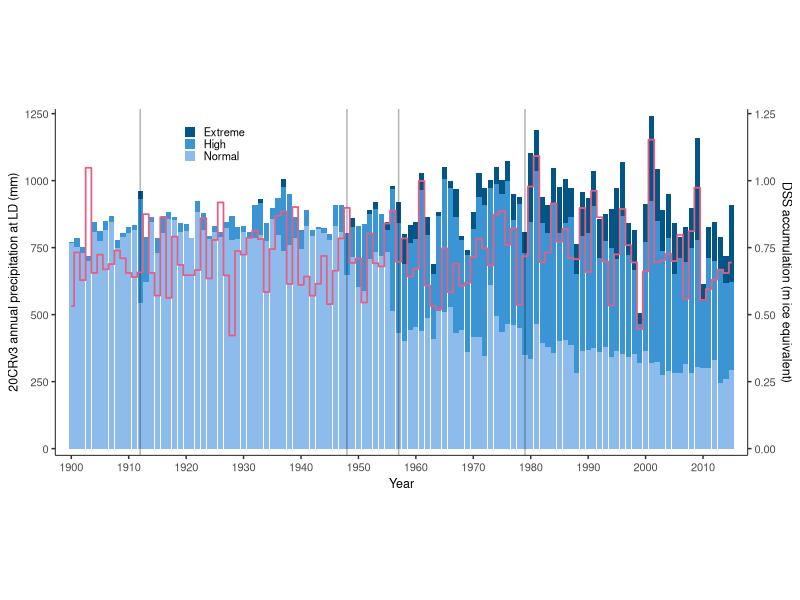
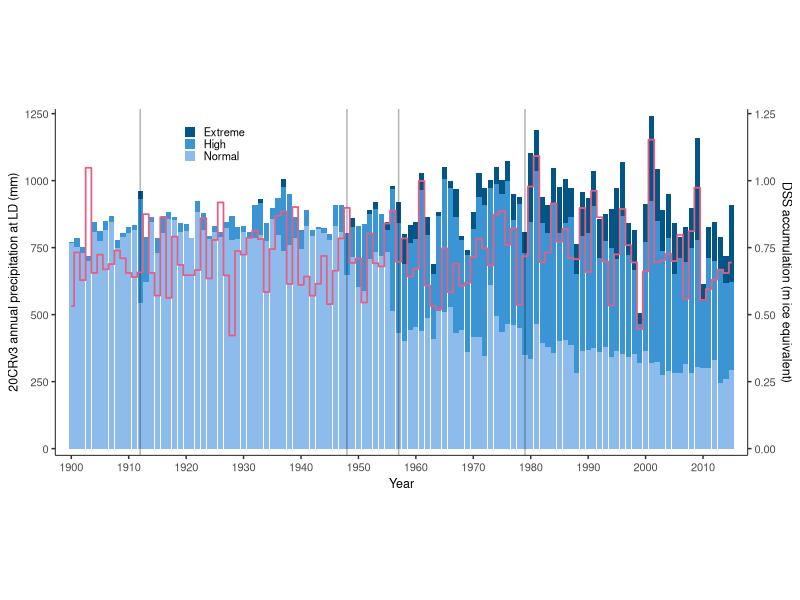

The R script that drew these images, in order:
## ---- chunk 1
#rm(list = ls()) # clear memory
library(tidyverse)
library(dplyr)
library(ggplot2)
## ---- chunk 2
# this csv contains each day from 1900-01-01 to 2015-12-01, the node, the 20cr precip, the precip type
daily <- read_csv("daily_node_precip.csv")
head(daily)
## ---- chunk 3
annual_PA<-read_csv("annual_accum_precip_LD.csv")
head(annual_PA)
## ---- chunk 4


# make df that shows the total precip for each type by year
E99_LD <- daily %>%
  group_by(Type,year) %>%
  dplyr::summarise(total_precip=sum(precip_daily), count = length(Type))


head(E99_LD)
## ---- chunk 5
# order the levels of type_LD so that it plots with Normal on the bottom, then High, then Extreme
E99_LD$Type<-factor(E99_LD$Type, levels=c("Extreme","High","Normal"))
head(E99_LD)
## ---- chunk 6
ggplot() +
  geom_col(E99_LD, mapping = aes(fill=Type, x=year, y=total_precip)) +
  geom_vline(xintercept=c(1912, 1948, 1957, 1979), alpha=0.3) +
  guides(fill = guide_legend(reverse=TRUE)) +
  scale_fill_manual(values=c(
    "#8DBBEC",
    "#3B94D4",
    "#035586"),
    limits=c("Normal","High","Extreme"),
#labels = c("Normal (<90)","High (90-99)","Extreme (>99)")) +
  labels = c("Normal","High","Extreme")) +
  geom_step(annual_PA, mapping = aes(x=year, y=accum_DSS_m*1000), color = "#EA5D80"
            , size=0.6, direction = "mid"
            ) +
  theme_bw() +
  theme(axis.line = element_line(color='black', size=0.3),
  plot.background = element_blank(),
  panel.grid.major = element_blank(),
  panel.grid.minor = element_blank(),
  panel.border = element_blank(),
  legend.text=element_text(size=8),
  #legend.title=element_text(size=8),
  legend.title=element_blank(),
  axis.title=element_text(size=9),
  axis.text=element_text(size=8),
  aspect.ratio=10/20,
  legend.position = c(0.23, 0.9),
  legend.key.size = unit(0.3, "cm"))  +
  scale_x_continuous(breaks = seq(1900,2015,10), expand = c(0.02,0.02)) +
  scale_y_continuous(
    name = "20CRv3 annual precipitation at LD (mm)",
    sec.axis = sec_axis(~./1000, name = "DSS accumulation (m ice equivalent)"),
    expand = c(0.02, 0.02)
    ) +
  labs(x="Year")

ggsave("fig02_step.pdf", width=8, height=3.5)

